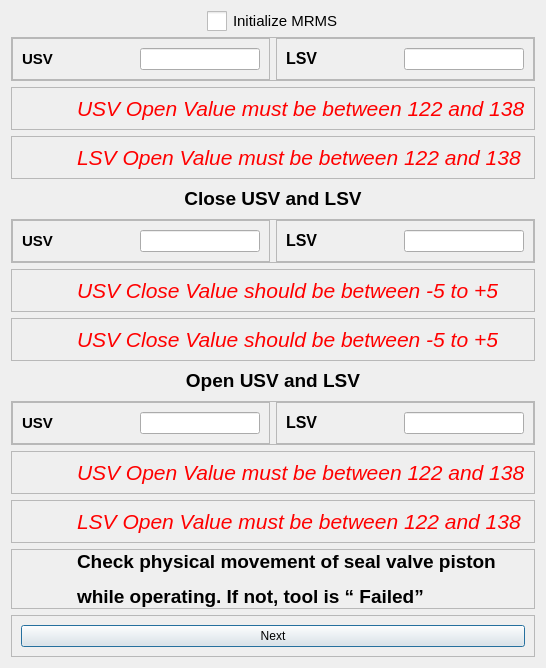
<?xml version="1.0" encoding="UTF-8"?>
<ui version="4.0">
 <class>Dialog</class>
 <widget class="QDialog" name="Dialog">
  <property name="geometry">
   <rect>
    <x>0</x>
    <y>0</y>
    <width>523</width>
    <height>668</height>
   </rect>
  </property>
  <property name="windowTitle">
   <string>Dialog</string>
  </property>
  <layout class="QVBoxLayout" name="verticalLayout">
   <item alignment="Qt::AlignmentFlag::AlignHCenter">
    <widget class="QCheckBox" name="checkBox_1">
     <property name="enabled">
      <bool>true</bool>
     </property>
     <property name="styleSheet">
      <string notr="true">QCheckBox {
    font-size: 15px; /* Larger text */
}
QCheckBox::indicator {
    width: 20px; /* Larger checkbox square */
    height: 20px; /* Larger checkbox square */
}</string>
     </property>
     <property name="text">
      <string>Initialize MRMS</string>
     </property>
    </widget>
   </item>
   <item>
    <widget class="QFrame" name="frame_7">
     <property name="frameShape">
      <enum>QFrame::Shape::StyledPanel</enum>
     </property>
     <property name="frameShadow">
      <enum>QFrame::Shadow::Raised</enum>
     </property>
     <layout class="QHBoxLayout" name="horizontalLayout_7">
      <property name="leftMargin">
       <number>0</number>
      </property>
      <property name="topMargin">
       <number>0</number>
      </property>
      <property name="rightMargin">
       <number>0</number>
      </property>
      <property name="bottomMargin">
       <number>0</number>
      </property>
      <item>
       <widget class="QFrame" name="frame_5">
        <property name="frameShape">
         <enum>QFrame::Shape::StyledPanel</enum>
        </property>
        <property name="frameShadow">
         <enum>QFrame::Shadow::Raised</enum>
        </property>
        <layout class="QHBoxLayout" name="horizontalLayout_6">
         <item>
          <widget class="QLabel" name="label_7">
           <property name="text">
            <string>&lt;html&gt;&lt;head/&gt;&lt;body&gt;&lt;p&gt;&lt;span style=&quot; font-size:11pt; font-weight:700;&quot;&gt;USV&lt;/span&gt;&lt;/p&gt;&lt;/body&gt;&lt;/html&gt;</string>
           </property>
          </widget>
         </item>
         <item>
          <widget class="QLineEdit" name="lineEdit_6">
           <property name="minimumSize">
            <size>
             <width>0</width>
             <height>0</height>
            </size>
           </property>
           <property name="maximumSize">
            <size>
             <width>120</width>
             <height>16777215</height>
            </size>
           </property>
          </widget>
         </item>
        </layout>
       </widget>
      </item>
      <item>
       <widget class="QFrame" name="frame_6">
        <property name="frameShape">
         <enum>QFrame::Shape::StyledPanel</enum>
        </property>
        <property name="frameShadow">
         <enum>QFrame::Shadow::Raised</enum>
        </property>
        <layout class="QHBoxLayout" name="horizontalLayout_8">
         <item>
          <widget class="QLabel" name="label_8">
           <property name="text">
            <string>&lt;html&gt;&lt;head/&gt;&lt;body&gt;&lt;p&gt;&lt;span style=&quot; font-size:12pt; font-weight:700;&quot;&gt;LSV&lt;/span&gt;&lt;/p&gt;&lt;/body&gt;&lt;/html&gt;</string>
           </property>
          </widget>
         </item>
         <item>
          <widget class="QLineEdit" name="lineEdit_7">
           <property name="maximumSize">
            <size>
             <width>120</width>
             <height>16777215</height>
            </size>
           </property>
          </widget>
         </item>
        </layout>
       </widget>
      </item>
     </layout>
    </widget>
   </item>
   <item>
    <widget class="QFrame" name="frame_15">
     <property name="frameShape">
      <enum>QFrame::Shape::StyledPanel</enum>
     </property>
     <property name="frameShadow">
      <enum>QFrame::Shadow::Raised</enum>
     </property>
     <layout class="QHBoxLayout" name="horizontalLayout_16">
      <property name="spacing">
       <number>15</number>
      </property>
      <property name="topMargin">
       <number>0</number>
      </property>
      <property name="bottomMargin">
       <number>0</number>
      </property>
      <item>
       <widget class="QLabel" name="label_17">
        <property name="minimumSize">
         <size>
          <width>41</width>
          <height>41</height>
         </size>
        </property>
        <property name="maximumSize">
         <size>
          <width>41</width>
          <height>41</height>
         </size>
        </property>
        <property name="text">
         <string/>
        </property>
        <property name="pixmap">
         <pixmap resource="../../Images.qrc">:/Icons/Icons/risk-icon.png</pixmap>
        </property>
        <property name="scaledContents">
         <bool>true</bool>
        </property>
       </widget>
      </item>
      <item>
       <widget class="QLabel" name="label_18">
        <property name="text">
         <string>&lt;html&gt;&lt;head/&gt;&lt;body&gt;&lt;p&gt;&lt;span style=&quot; font-size:16pt; font-style:italic; color:#ff0000;&quot;&gt;USV Open Value must be between 122 and 138&lt;/span&gt;&lt;/p&gt;&lt;/body&gt;&lt;/html&gt;</string>
        </property>
       </widget>
      </item>
     </layout>
    </widget>
   </item>
   <item>
    <widget class="QFrame" name="frame_16">
     <property name="frameShape">
      <enum>QFrame::Shape::StyledPanel</enum>
     </property>
     <property name="frameShadow">
      <enum>QFrame::Shadow::Raised</enum>
     </property>
     <layout class="QHBoxLayout" name="horizontalLayout_17">
      <property name="spacing">
       <number>15</number>
      </property>
      <property name="topMargin">
       <number>0</number>
      </property>
      <property name="bottomMargin">
       <number>0</number>
      </property>
      <item>
       <widget class="QLabel" name="label_19">
        <property name="minimumSize">
         <size>
          <width>41</width>
          <height>41</height>
         </size>
        </property>
        <property name="maximumSize">
         <size>
          <width>41</width>
          <height>41</height>
         </size>
        </property>
        <property name="text">
         <string/>
        </property>
        <property name="pixmap">
         <pixmap resource="../../Images.qrc">:/Icons/Icons/risk-icon.png</pixmap>
        </property>
        <property name="scaledContents">
         <bool>true</bool>
        </property>
       </widget>
      </item>
      <item>
       <widget class="QLabel" name="label_20">
        <property name="text">
         <string>&lt;html&gt;&lt;head/&gt;&lt;body&gt;&lt;p&gt;&lt;span style=&quot; font-size:16pt; font-style:italic; color:#ff0000;&quot;&gt;LSV Open Value must be between 122 and 138&lt;/span&gt;&lt;/p&gt;&lt;/body&gt;&lt;/html&gt;</string>
        </property>
       </widget>
      </item>
     </layout>
    </widget>
   </item>
   <item>
    <widget class="QLabel" name="label_13">
     <property name="text">
      <string>&lt;html&gt;&lt;head/&gt;&lt;body&gt;&lt;p align=&quot;center&quot;&gt;&lt;span style=&quot; font-size:14pt; font-weight:700;&quot;&gt;Close USV and LSV&lt;/span&gt;&lt;/p&gt;&lt;/body&gt;&lt;/html&gt;</string>
     </property>
    </widget>
   </item>
   <item>
    <widget class="QFrame" name="frame_8">
     <property name="frameShape">
      <enum>QFrame::Shape::StyledPanel</enum>
     </property>
     <property name="frameShadow">
      <enum>QFrame::Shadow::Raised</enum>
     </property>
     <layout class="QHBoxLayout" name="horizontalLayout_9">
      <property name="leftMargin">
       <number>0</number>
      </property>
      <property name="topMargin">
       <number>0</number>
      </property>
      <property name="rightMargin">
       <number>0</number>
      </property>
      <property name="bottomMargin">
       <number>0</number>
      </property>
      <item>
       <widget class="QFrame" name="frame_9">
        <property name="frameShape">
         <enum>QFrame::Shape::StyledPanel</enum>
        </property>
        <property name="frameShadow">
         <enum>QFrame::Shadow::Raised</enum>
        </property>
        <layout class="QHBoxLayout" name="horizontalLayout_10">
         <item>
          <widget class="QLabel" name="label_9">
           <property name="text">
            <string>&lt;html&gt;&lt;head/&gt;&lt;body&gt;&lt;p&gt;&lt;span style=&quot; font-size:11pt; font-weight:700;&quot;&gt;USV&lt;/span&gt;&lt;/p&gt;&lt;/body&gt;&lt;/html&gt;</string>
           </property>
          </widget>
         </item>
         <item>
          <widget class="QLineEdit" name="lineEdit_8">
           <property name="maximumSize">
            <size>
             <width>120</width>
             <height>16777215</height>
            </size>
           </property>
          </widget>
         </item>
        </layout>
       </widget>
      </item>
      <item>
       <widget class="QFrame" name="frame_10">
        <property name="frameShape">
         <enum>QFrame::Shape::StyledPanel</enum>
        </property>
        <property name="frameShadow">
         <enum>QFrame::Shadow::Raised</enum>
        </property>
        <layout class="QHBoxLayout" name="horizontalLayout_11">
         <item>
          <widget class="QLabel" name="label_10">
           <property name="text">
            <string>&lt;html&gt;&lt;head/&gt;&lt;body&gt;&lt;p&gt;&lt;span style=&quot; font-size:12pt; font-weight:700;&quot;&gt;LSV&lt;/span&gt;&lt;/p&gt;&lt;/body&gt;&lt;/html&gt;</string>
           </property>
          </widget>
         </item>
         <item>
          <widget class="QLineEdit" name="lineEdit_9">
           <property name="maximumSize">
            <size>
             <width>120</width>
             <height>16777215</height>
            </size>
           </property>
          </widget>
         </item>
        </layout>
       </widget>
      </item>
     </layout>
    </widget>
   </item>
   <item>
    <widget class="QFrame" name="frame_17">
     <property name="frameShape">
      <enum>QFrame::Shape::StyledPanel</enum>
     </property>
     <property name="frameShadow">
      <enum>QFrame::Shadow::Raised</enum>
     </property>
     <layout class="QHBoxLayout" name="horizontalLayout_18">
      <property name="spacing">
       <number>15</number>
      </property>
      <property name="topMargin">
       <number>0</number>
      </property>
      <property name="bottomMargin">
       <number>0</number>
      </property>
      <item>
       <widget class="QLabel" name="label_21">
        <property name="minimumSize">
         <size>
          <width>41</width>
          <height>41</height>
         </size>
        </property>
        <property name="maximumSize">
         <size>
          <width>41</width>
          <height>41</height>
         </size>
        </property>
        <property name="text">
         <string/>
        </property>
        <property name="pixmap">
         <pixmap resource="../../Images.qrc">:/Icons/Icons/risk-icon.png</pixmap>
        </property>
        <property name="scaledContents">
         <bool>true</bool>
        </property>
       </widget>
      </item>
      <item>
       <widget class="QLabel" name="label_22">
        <property name="text">
         <string>&lt;html&gt;&lt;head/&gt;&lt;body&gt;&lt;p&gt;&lt;span style=&quot; font-size:16pt; font-style:italic; color:#ff0000;&quot;&gt;USV Close Value should be between -5 to +5&lt;/span&gt;&lt;/p&gt;&lt;/body&gt;&lt;/html&gt;</string>
        </property>
       </widget>
      </item>
     </layout>
    </widget>
   </item>
   <item>
    <widget class="QFrame" name="frame_18">
     <property name="frameShape">
      <enum>QFrame::Shape::StyledPanel</enum>
     </property>
     <property name="frameShadow">
      <enum>QFrame::Shadow::Raised</enum>
     </property>
     <layout class="QHBoxLayout" name="horizontalLayout_20">
      <property name="spacing">
       <number>15</number>
      </property>
      <property name="topMargin">
       <number>0</number>
      </property>
      <property name="bottomMargin">
       <number>0</number>
      </property>
      <item>
       <widget class="QLabel" name="label_23">
        <property name="minimumSize">
         <size>
          <width>41</width>
          <height>41</height>
         </size>
        </property>
        <property name="maximumSize">
         <size>
          <width>41</width>
          <height>41</height>
         </size>
        </property>
        <property name="text">
         <string/>
        </property>
        <property name="pixmap">
         <pixmap resource="../../Images.qrc">:/Icons/Icons/risk-icon.png</pixmap>
        </property>
        <property name="scaledContents">
         <bool>true</bool>
        </property>
       </widget>
      </item>
      <item>
       <widget class="QLabel" name="label_26">
        <property name="text">
         <string>&lt;html&gt;&lt;head/&gt;&lt;body&gt;&lt;p&gt;&lt;span style=&quot; font-size:16pt; font-style:italic; color:#ff0000;&quot;&gt;USV Close Value should be between -5 to +5&lt;/span&gt;&lt;/p&gt;&lt;/body&gt;&lt;/html&gt;</string>
        </property>
       </widget>
      </item>
     </layout>
    </widget>
   </item>
   <item>
    <widget class="QLabel" name="label_14">
     <property name="text">
      <string>&lt;html&gt;&lt;head/&gt;&lt;body&gt;&lt;p align=&quot;center&quot;&gt;&lt;span style=&quot; font-size:14pt; font-weight:700;&quot;&gt;Open USV and LSV&lt;/span&gt;&lt;/p&gt;&lt;/body&gt;&lt;/html&gt;</string>
     </property>
    </widget>
   </item>
   <item>
    <widget class="QFrame" name="frame_11">
     <property name="frameShape">
      <enum>QFrame::Shape::StyledPanel</enum>
     </property>
     <property name="frameShadow">
      <enum>QFrame::Shadow::Raised</enum>
     </property>
     <layout class="QHBoxLayout" name="horizontalLayout_12">
      <property name="leftMargin">
       <number>0</number>
      </property>
      <property name="topMargin">
       <number>0</number>
      </property>
      <property name="rightMargin">
       <number>0</number>
      </property>
      <property name="bottomMargin">
       <number>0</number>
      </property>
      <item>
       <widget class="QFrame" name="frame_12">
        <property name="frameShape">
         <enum>QFrame::Shape::StyledPanel</enum>
        </property>
        <property name="frameShadow">
         <enum>QFrame::Shadow::Raised</enum>
        </property>
        <layout class="QHBoxLayout" name="horizontalLayout_13">
         <item>
          <widget class="QLabel" name="label_11">
           <property name="text">
            <string>&lt;html&gt;&lt;head/&gt;&lt;body&gt;&lt;p&gt;&lt;span style=&quot; font-size:11pt; font-weight:700;&quot;&gt;USV&lt;/span&gt;&lt;/p&gt;&lt;/body&gt;&lt;/html&gt;</string>
           </property>
          </widget>
         </item>
         <item>
          <widget class="QLineEdit" name="lineEdit_10">
           <property name="maximumSize">
            <size>
             <width>120</width>
             <height>16777215</height>
            </size>
           </property>
          </widget>
         </item>
        </layout>
       </widget>
      </item>
      <item>
       <widget class="QFrame" name="frame_13">
        <property name="frameShape">
         <enum>QFrame::Shape::StyledPanel</enum>
        </property>
        <property name="frameShadow">
         <enum>QFrame::Shadow::Raised</enum>
        </property>
        <layout class="QHBoxLayout" name="horizontalLayout_14">
         <item>
          <widget class="QLabel" name="label_12">
           <property name="text">
            <string>&lt;html&gt;&lt;head/&gt;&lt;body&gt;&lt;p&gt;&lt;span style=&quot; font-size:12pt; font-weight:700;&quot;&gt;LSV&lt;/span&gt;&lt;/p&gt;&lt;/body&gt;&lt;/html&gt;</string>
           </property>
          </widget>
         </item>
         <item>
          <widget class="QLineEdit" name="lineEdit_11">
           <property name="maximumSize">
            <size>
             <width>120</width>
             <height>16777215</height>
            </size>
           </property>
          </widget>
         </item>
        </layout>
       </widget>
      </item>
     </layout>
    </widget>
   </item>
   <item>
    <widget class="QFrame" name="frame_19">
     <property name="frameShape">
      <enum>QFrame::Shape::StyledPanel</enum>
     </property>
     <property name="frameShadow">
      <enum>QFrame::Shadow::Raised</enum>
     </property>
     <layout class="QHBoxLayout" name="horizontalLayout_22">
      <property name="spacing">
       <number>15</number>
      </property>
      <property name="topMargin">
       <number>0</number>
      </property>
      <property name="bottomMargin">
       <number>0</number>
      </property>
      <item>
       <widget class="QLabel" name="label_29">
        <property name="minimumSize">
         <size>
          <width>41</width>
          <height>41</height>
         </size>
        </property>
        <property name="maximumSize">
         <size>
          <width>41</width>
          <height>41</height>
         </size>
        </property>
        <property name="text">
         <string/>
        </property>
        <property name="pixmap">
         <pixmap resource="../../Images.qrc">:/Icons/Icons/risk-icon.png</pixmap>
        </property>
        <property name="scaledContents">
         <bool>true</bool>
        </property>
       </widget>
      </item>
      <item>
       <widget class="QLabel" name="label_28">
        <property name="text">
         <string>&lt;html&gt;&lt;head/&gt;&lt;body&gt;&lt;p&gt;&lt;span style=&quot; font-size:16pt; font-style:italic; color:#ff0000;&quot;&gt;USV Open Value must be between 122 and 138&lt;/span&gt;&lt;/p&gt;&lt;/body&gt;&lt;/html&gt;</string>
        </property>
       </widget>
      </item>
     </layout>
    </widget>
   </item>
   <item>
    <widget class="QFrame" name="frame_20">
     <property name="frameShape">
      <enum>QFrame::Shape::StyledPanel</enum>
     </property>
     <property name="frameShadow">
      <enum>QFrame::Shadow::Raised</enum>
     </property>
     <layout class="QHBoxLayout" name="horizontalLayout_21">
      <property name="spacing">
       <number>15</number>
      </property>
      <property name="topMargin">
       <number>0</number>
      </property>
      <property name="bottomMargin">
       <number>0</number>
      </property>
      <item>
       <widget class="QLabel" name="label_27">
        <property name="minimumSize">
         <size>
          <width>41</width>
          <height>41</height>
         </size>
        </property>
        <property name="maximumSize">
         <size>
          <width>41</width>
          <height>41</height>
         </size>
        </property>
        <property name="text">
         <string/>
        </property>
        <property name="pixmap">
         <pixmap resource="../../Images.qrc">:/Icons/Icons/risk-icon.png</pixmap>
        </property>
        <property name="scaledContents">
         <bool>true</bool>
        </property>
       </widget>
      </item>
      <item>
       <widget class="QLabel" name="label_30">
        <property name="text">
         <string>&lt;html&gt;&lt;head/&gt;&lt;body&gt;&lt;p&gt;&lt;span style=&quot; font-size:16pt; font-style:italic; color:#ff0000;&quot;&gt;LSV Open Value must be between 122 and 138&lt;/span&gt;&lt;/p&gt;&lt;/body&gt;&lt;/html&gt;</string>
        </property>
       </widget>
      </item>
     </layout>
    </widget>
   </item>
   <item>
    <widget class="QFrame" name="frame_14">
     <property name="frameShape">
      <enum>QFrame::Shape::StyledPanel</enum>
     </property>
     <property name="frameShadow">
      <enum>QFrame::Shadow::Raised</enum>
     </property>
     <layout class="QHBoxLayout" name="horizontalLayout_15">
      <property name="spacing">
       <number>15</number>
      </property>
      <property name="topMargin">
       <number>0</number>
      </property>
      <property name="bottomMargin">
       <number>0</number>
      </property>
      <item>
       <widget class="QLabel" name="label_15">
        <property name="minimumSize">
         <size>
          <width>41</width>
          <height>41</height>
         </size>
        </property>
        <property name="maximumSize">
         <size>
          <width>41</width>
          <height>41</height>
         </size>
        </property>
        <property name="text">
         <string/>
        </property>
        <property name="pixmap">
         <pixmap resource="../../Images.qrc">:/Icons/Icons/risk-icon.png</pixmap>
        </property>
        <property name="scaledContents">
         <bool>true</bool>
        </property>
       </widget>
      </item>
      <item>
       <widget class="QLabel" name="label_16">
        <property name="text">
         <string>&lt;html&gt;&lt;head/&gt;&lt;body&gt;&lt;p&gt;&lt;span style=&quot; font-size:14pt; font-weight:700;&quot;&gt;Check physical movement of seal valve piston&lt;/span&gt;&lt;/p&gt;&lt;p&gt;&lt;span style=&quot; font-size:14pt; font-weight:700;&quot;&gt;while operating. If not, tool is “ Failed”&lt;/span&gt;&lt;/p&gt;&lt;/body&gt;&lt;/html&gt;</string>
        </property>
       </widget>
      </item>
     </layout>
    </widget>
   </item>
   <item>
    <widget class="QFrame" name="frame_28">
     <property name="frameShape">
      <enum>QFrame::Shape::StyledPanel</enum>
     </property>
     <property name="frameShadow">
      <enum>QFrame::Shadow::Raised</enum>
     </property>
     <layout class="QVBoxLayout" name="verticalLayout_4">
      <item>
       <widget class="QPushButton" name="pushButton">
        <property name="text">
         <string>Next</string>
        </property>
       </widget>
      </item>
     </layout>
    </widget>
   </item>
  </layout>
 </widget>
 <resources>
  <include location="../../Images.qrc"/>
  <include location="Images.qrc"/>
 </resources>
 <connections/>
</ui>
